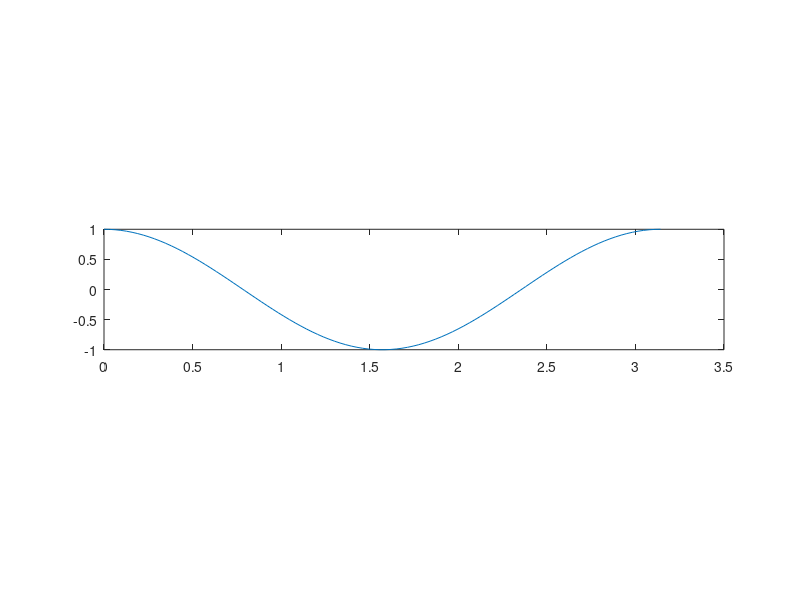

Here is the MATLAB script that generated this plot:
clear; clc;

x = linspace(0, pi);

y1 = cos(x);
y2 = cos(2*x);

figure(1); clf
subplot(2,1,2);
plot(x, y1);

subplot(3,1,2)
plot(x,y2)